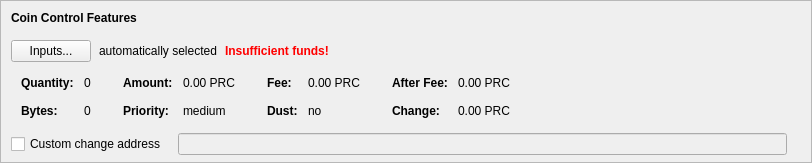
    <widget class="QFrame" name="frameCoinControl">
     <property name="sizePolicy">
      <sizepolicy hsizetype="Expanding" vsizetype="Expanding">
       <horstretch>0</horstretch>
       <verstretch>0</verstretch>
      </sizepolicy>
     </property>
     <property name="maximumSize">
      <size>
       <width>16777215</width>
       <height>16777215</height>
      </size>
     </property>
     <property name="frameShape">
      <enum>QFrame::StyledPanel</enum>
     </property>
     <property name="frameShadow">
      <enum>QFrame::Sunken</enum>
     </property>
     <layout class="QVBoxLayout" name="verticalLayoutCoinControl2">
      <property name="spacing">
       <number>0</number>
      </property>
      <property name="leftMargin">
       <number>0</number>
      </property>
      <property name="topMargin">
       <number>0</number>
      </property>
      <property name="rightMargin">
       <number>0</number>
      </property>
      <property name="bottomMargin">
       <number>6</number>
      </property>
      <item>
       <layout class="QVBoxLayout" name="verticalLayoutCoinControl" stretch="0,0,0,0,1">
        <property name="spacing">
         <number>0</number>
        </property>
        <property name="leftMargin">
         <number>10</number>
        </property>
        <property name="topMargin">
         <number>10</number>
        </property>
        <item>
         <layout class="QHBoxLayout" name="horizontalLayoutCoinControl1">
          <property name="bottomMargin">
           <number>15</number>
          </property>
          <item>
           <widget class="QLabel" name="labelCoinControlFeatures">
            <property name="sizePolicy">
             <sizepolicy hsizetype="Preferred" vsizetype="Maximum">
              <horstretch>0</horstretch>
              <verstretch>0</verstretch>
             </sizepolicy>
            </property>
            <property name="font">
             <font>
              <weight>75</weight>
              <bold>true</bold>
             </font>
            </property>
            <property name="styleSheet">
             <string notr="true">font-weight:bold;</string>
            </property>
            <property name="text">
             <string>Coin Control Features</string>
            </property>
           </widget>
          </item>
         </layout>
        </item>
        <item>
         <layout class="QHBoxLayout" name="horizontalLayoutCoinControl2" stretch="0,0,0,0">
          <property name="spacing">
           <number>8</number>
          </property>
          <property name="bottomMargin">
           <number>10</number>
          </property>
          <item>
           <widget class="QPushButton" name="pushButtonCoinControl">
            <property name="styleSheet">
             <string notr="true"/>
            </property>
            <property name="text">
             <string>Inputs...</string>
            </property>
            <property name="autoDefault">
             <bool>false</bool>
            </property>
           </widget>
          </item>
          <item>
           <widget class="QLabel" name="labelCoinControlAutomaticallySelected">
            <property name="text">
             <string>automatically selected</string>
            </property>
            <property name="margin">
             <number>5</number>
            </property>
           </widget>
          </item>
          <item>
           <widget class="QLabel" name="labelCoinControlInsuffFunds">
            <property name="font">
             <font>
              <weight>75</weight>
              <bold>true</bold>
             </font>
            </property>
            <property name="styleSheet">
             <string notr="true">color:red;font-weight:bold;</string>
            </property>
            <property name="text">
             <string>Insufficient funds!</string>
            </property>
            <property name="margin">
             <number>5</number>
            </property>
           </widget>
          </item>
          <item>
           <spacer name="horizontalSpacerCoinControl">
            <property name="orientation">
             <enum>Qt::Horizontal</enum>
            </property>
            <property name="sizeHint" stdset="0">
             <size>
              <width>40</width>
              <height>1</height>
             </size>
            </property>
           </spacer>
          </item>
         </layout>
        </item>
        <item>
         <widget class="QWidget" name="widgetCoinControl" native="true">
          <property name="sizePolicy">
           <sizepolicy hsizetype="Preferred" vsizetype="Preferred">
            <horstretch>0</horstretch>
            <verstretch>0</verstretch>
           </sizepolicy>
          </property>
          <property name="minimumSize">
           <size>
            <width>0</width>
            <height>0</height>
           </size>
          </property>
          <property name="styleSheet">
           <string notr="true"/>
          </property>
          <layout class="QHBoxLayout" name="horizontalLayoutCoinControl5">
           <property name="leftMargin">
            <number>0</number>
           </property>
           <property name="topMargin">
            <number>0</number>
           </property>
           <property name="rightMargin">
            <number>0</number>
           </property>
           <property name="bottomMargin">
            <number>0</number>
           </property>
           <item>
            <layout class="QHBoxLayout" name="horizontalLayoutCoinControl3" stretch="0,0,0,1">
             <property name="spacing">
              <number>20</number>
             </property>
             <property name="topMargin">
              <number>0</number>
             </property>
             <property name="bottomMargin">
              <number>10</number>
             </property>
             <item>
              <layout class="QFormLayout" name="formLayoutCoinControl1">
               <property name="horizontalSpacing">
                <number>10</number>
               </property>
               <property name="verticalSpacing">
                <number>14</number>
               </property>
               <property name="leftMargin">
                <number>10</number>
               </property>
               <property name="topMargin">
                <number>4</number>
               </property>
               <property name="rightMargin">
                <number>6</number>
               </property>
               <item row="0" column="0">
                <widget class="QLabel" name="labelCoinControlQuantityText">
                 <property name="font">
                  <font>
                   <weight>75</weight>
                   <bold>true</bold>
                  </font>
                 </property>
                 <property name="text">
                  <string>Quantity:</string>
                 </property>
                 <property name="margin">
                  <number>0</number>
                 </property>
                </widget>
               </item>
               <item row="0" column="1">
                <widget class="QLabel" name="labelCoinControlQuantity">
                 <property name="cursor">
                  <cursorShape>IBeamCursor</cursorShape>
                 </property>
                 <property name="contextMenuPolicy">
                  <enum>Qt::ActionsContextMenu</enum>
                 </property>
                 <property name="text">
                  <string notr="true">0</string>
                 </property>
                 <property name="margin">
                  <number>0</number>
                 </property>
                 <property name="textInteractionFlags">
                  <set>Qt::LinksAccessibleByMouse|Qt::TextSelectableByKeyboard|Qt::TextSelectableByMouse</set>
                 </property>
                </widget>
               </item>
               <item row="1" column="0">
                <widget class="QLabel" name="labelCoinControlBytesText">
                 <property name="font">
                  <font>
                   <weight>75</weight>
                   <bold>true</bold>
                  </font>
                 </property>
                 <property name="text">
                  <string>Bytes:</string>
                 </property>
                </widget>
               </item>
               <item row="1" column="1">
                <widget class="QLabel" name="labelCoinControlBytes">
                 <property name="cursor">
                  <cursorShape>IBeamCursor</cursorShape>
                 </property>
                 <property name="contextMenuPolicy">
                  <enum>Qt::ActionsContextMenu</enum>
                 </property>
                 <property name="text">
                  <string notr="true">0</string>
                 </property>
                 <property name="textInteractionFlags">
                  <set>Qt::LinksAccessibleByMouse|Qt::TextSelectableByKeyboard|Qt::TextSelectableByMouse</set>
                 </property>
                </widget>
               </item>
              </layout>
             </item>
             <item>
              <layout class="QFormLayout" name="formLayoutCoinControl2">
               <property name="horizontalSpacing">
                <number>10</number>
               </property>
               <property name="verticalSpacing">
                <number>14</number>
               </property>
               <property name="leftMargin">
                <number>6</number>
               </property>
               <property name="topMargin">
                <number>4</number>
               </property>
               <property name="rightMargin">
                <number>6</number>
               </property>
               <item row="0" column="0">
                <widget class="QLabel" name="labelCoinControlAmountText">
                 <property name="font">
                  <font>
                   <weight>75</weight>
                   <bold>true</bold>
                  </font>
                 </property>
                 <property name="text">
                  <string>Amount:</string>
                 </property>
                 <property name="margin">
                  <number>0</number>
                 </property>
                </widget>
               </item>
               <item row="0" column="1">
                <widget class="QLabel" name="labelCoinControlAmount">
                 <property name="cursor">
                  <cursorShape>IBeamCursor</cursorShape>
                 </property>
                 <property name="contextMenuPolicy">
                  <enum>Qt::ActionsContextMenu</enum>
                 </property>
                 <property name="text">
                  <string notr="true">0.00 PRC</string>
                 </property>
                 <property name="textInteractionFlags">
                  <set>Qt::LinksAccessibleByMouse|Qt::TextSelectableByKeyboard|Qt::TextSelectableByMouse</set>
                 </property>
                </widget>
               </item>
               <item row="1" column="0">
                <widget class="QLabel" name="labelCoinControlPriorityText">
                 <property name="font">
                  <font>
                   <weight>75</weight>
                   <bold>true</bold>
                  </font>
                 </property>
                 <property name="text">
                  <string>Priority:</string>
                 </property>
                </widget>
               </item>
               <item row="1" column="1">
                <widget class="QLabel" name="labelCoinControlPriority">
                 <property name="cursor">
                  <cursorShape>IBeamCursor</cursorShape>
                 </property>
                 <property name="contextMenuPolicy">
                  <enum>Qt::ActionsContextMenu</enum>
                 </property>
                 <property name="text">
                  <string notr="true">medium</string>
                 </property>
                 <property name="textInteractionFlags">
                  <set>Qt::LinksAccessibleByMouse|Qt::TextSelectableByKeyboard|Qt::TextSelectableByMouse</set>
                 </property>
                </widget>
               </item>
              </layout>
             </item>
             <item>
              <layout class="QFormLayout" name="formLayoutCoinControl3">
               <property name="horizontalSpacing">
                <number>10</number>
               </property>
               <property name="verticalSpacing">
                <number>14</number>
               </property>
               <property name="leftMargin">
                <number>6</number>
               </property>
               <property name="topMargin">
                <number>4</number>
               </property>
               <property name="rightMargin">
                <number>6</number>
               </property>
               <item row="0" column="0">
                <widget class="QLabel" name="labelCoinControlFeeText">
                 <property name="font">
                  <font>
                   <weight>75</weight>
                   <bold>true</bold>
                  </font>
                 </property>
                 <property name="text">
                  <string>Fee:</string>
                 </property>
                 <property name="margin">
                  <number>0</number>
                 </property>
                </widget>
               </item>
               <item row="0" column="1">
                <widget class="QLabel" name="labelCoinControlFee">
                 <property name="cursor">
                  <cursorShape>IBeamCursor</cursorShape>
                 </property>
                 <property name="contextMenuPolicy">
                  <enum>Qt::ActionsContextMenu</enum>
                 </property>
                 <property name="text">
                  <string notr="true">0.00 PRC</string>
                 </property>
                 <property name="textInteractionFlags">
                  <set>Qt::LinksAccessibleByMouse|Qt::TextSelectableByKeyboard|Qt::TextSelectableByMouse</set>
                 </property>
                </widget>
               </item>
               <item row="1" column="0">
                <widget class="QLabel" name="labelCoinControlLowOutputText">
                 <property name="font">
                  <font>
                   <weight>75</weight>
                   <bold>true</bold>
                  </font>
                 </property>
                 <property name="text">
                  <string>Dust:</string>
                 </property>
                </widget>
               </item>
               <item row="1" column="1">
                <widget class="QLabel" name="labelCoinControlLowOutput">
                 <property name="cursor">
                  <cursorShape>IBeamCursor</cursorShape>
                 </property>
                 <property name="contextMenuPolicy">
                  <enum>Qt::ActionsContextMenu</enum>
                 </property>
                 <property name="text">
                  <string notr="true">no</string>
                 </property>
                 <property name="textInteractionFlags">
                  <set>Qt::LinksAccessibleByMouse|Qt::TextSelectableByKeyboard|Qt::TextSelectableByMouse</set>
                 </property>
                </widget>
               </item>
              </layout>
             </item>
             <item>
              <layout class="QFormLayout" name="formLayoutCoinControl4">
               <property name="horizontalSpacing">
                <number>10</number>
               </property>
               <property name="verticalSpacing">
                <number>14</number>
               </property>
               <property name="leftMargin">
                <number>6</number>
               </property>
               <property name="topMargin">
                <number>4</number>
               </property>
               <property name="rightMargin">
                <number>6</number>
               </property>
               <item row="0" column="0">
                <widget class="QLabel" name="labelCoinControlAfterFeeText">
                 <property name="font">
                  <font>
                   <weight>75</weight>
                   <bold>true</bold>
                  </font>
                 </property>
                 <property name="text">
                  <string>After Fee:</string>
                 </property>
                 <property name="margin">
                  <number>0</number>
                 </property>
                </widget>
               </item>
               <item row="0" column="1">
                <widget class="QLabel" name="labelCoinControlAfterFee">
                 <property name="cursor">
                  <cursorShape>IBeamCursor</cursorShape>
                 </property>
                 <property name="contextMenuPolicy">
                  <enum>Qt::ActionsContextMenu</enum>
                 </property>
                 <property name="text">
                  <string notr="true">0.00 PRC</string>
                 </property>
                 <property name="textInteractionFlags">
                  <set>Qt::LinksAccessibleByMouse|Qt::TextSelectableByKeyboard|Qt::TextSelectableByMouse</set>
                 </property>
                </widget>
               </item>
               <item row="1" column="0">
                <widget class="QLabel" name="labelCoinControlChangeText">
                 <property name="font">
                  <font>
                   <weight>75</weight>
                   <bold>true</bold>
                  </font>
                 </property>
                 <property name="text">
                  <string>Change:</string>
                 </property>
                </widget>
               </item>
               <item row="1" column="1">
                <widget class="QLabel" name="labelCoinControlChange">
                 <property name="cursor">
                  <cursorShape>IBeamCursor</cursorShape>
                 </property>
                 <property name="contextMenuPolicy">
                  <enum>Qt::ActionsContextMenu</enum>
                 </property>
                 <property name="text">
                  <string notr="true">0.00 PRC</string>
                 </property>
                 <property name="textInteractionFlags">
                  <set>Qt::LinksAccessibleByMouse|Qt::TextSelectableByKeyboard|Qt::TextSelectableByMouse</set>
                 </property>
                </widget>
               </item>
              </layout>
             </item>
            </layout>
           </item>
          </layout>
         </widget>
        </item>
        <item>
         <layout class="QHBoxLayout" name="horizontalLayoutCoinControl4" stretch="0,0,0">
          <property name="spacing">
           <number>12</number>
          </property>
          <property name="sizeConstraint">
           <enum>QLayout::SetDefaultConstraint</enum>
          </property>
          <property name="topMargin">
           <number>5</number>
          </property>
          <property name="rightMargin">
           <number>5</number>
          </property>
          <item>
           <widget class="QCheckBox" name="checkBoxCoinControlChange">
            <property name="toolTip">
             <string>If this is activated, but the change address is empty or invalid, change will be sent to a newly generated address.</string>
            </property>
            <property name="text">
             <string>Custom change address</string>
            </property>
           </widget>
          </item>
          <item>
           <widget class="QValidatedLineEdit" name="lineEditCoinControlChange">
            <property name="enabled">
             <bool>false</bool>
            </property>
            <property name="sizePolicy">
             <sizepolicy hsizetype="Expanding" vsizetype="Fixed">
              <horstretch>0</horstretch>
              <verstretch>0</verstretch>
             </sizepolicy>
            </property>
           </widget>
          </item>
          <item>
           <widget class="QLabel" name="labelCoinControlChangeLabel">
            <property name="sizePolicy">
             <sizepolicy hsizetype="Preferred" vsizetype="Expanding">
              <horstretch>0</horstretch>
              <verstretch>0</verstretch>
             </sizepolicy>
            </property>
            <property name="minimumSize">
             <size>
              <width>0</width>
              <height>0</height>
             </size>
            </property>
            <property name="text">
             <string/>
            </property>
            <property name="margin">
             <number>3</number>
            </property>
           </widget>
          </item>
         </layout>
        </item>
        <item>
         <spacer name="verticalSpacerCoinControl">
          <property name="orientation">
           <enum>Qt::Vertical</enum>
          </property>
          <property name="sizeHint" stdset="0">
           <size>
            <width>800</width>
            <height>1</height>
           </size>
          </property>
         </spacer>
        </item>
       </layout>
      </item>
     </layout>
    </widget>
